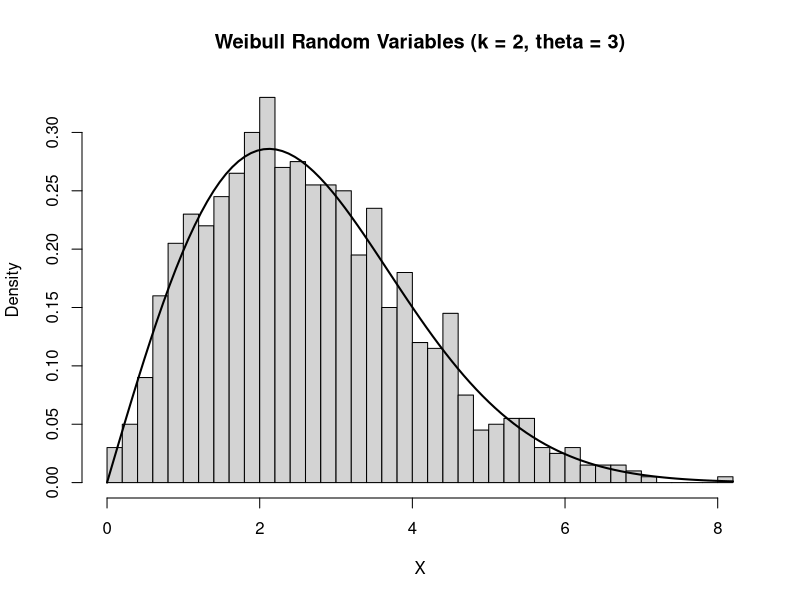

Reproduce this figure in R.
## ---- chunk 1
knitr::opts_chunk$set(echo = TRUE)
## ---- chunk 2
# Set seed for reproducibility
set.seed(123)

# Parameters
k <- 2
theta <- 3

# Number of random variables
n <- 1000

# Generating Uniform(0,1) random variables
U <- runif(n)

# Inverse transformation
X <- theta * (-log(1 - U))^(1/k)

# Displaying first 10 generated values
head(X, 10)

# Summary statistics
summary(X)

# Sample mean & variance
Cal_Mean = mean(X)
cat("The mean of the Generated Sample is :",Cal_Mean)
Cal_Variance = var(X)
cat("The variance of the Generated Sample is :",Cal_Variance)

# Theoretical mean & variance
theoretical_mean <- theta * gamma(1 + 1/k)
cat("The theoretical mean is :",theoretical_mean)
theoretical_variance <- theta^2 * (
  gamma(1 + 2/k) - gamma(1 + 1/k)^2
)
cat("The theoretical variance is :",theoretical_variance)

# Histogram
hist(X,
     breaks = 30,
     probability = TRUE,
     main = "Weibull Random Variables (k = 2, theta = 3)",
     xlab = "X")

# Add theoretical Weibull density
curve(dweibull(x, shape = k, scale = theta),
      add = TRUE,
      lwd = 2)
